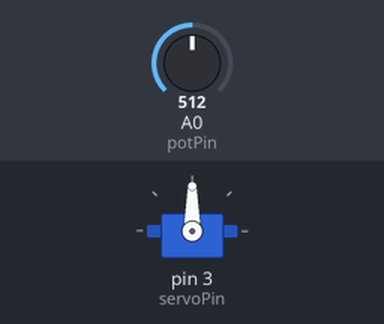
Bench run of a sketch on a simulated Arduino Uno, built with avr-gcc and run on an emulated ATmega328P. Parts: servo. Inputs (shaded band) come from the test bench; at power-on: A0 (potPin) = 512.

Above: at 1.2 s.
1.3 s: A0 (potPin) set to 716
At 2.3 s:
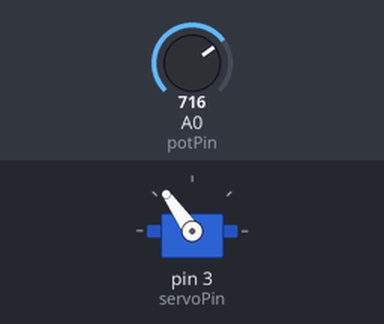
2.8 s: A0 (potPin) set to 900
At 3.1 s:
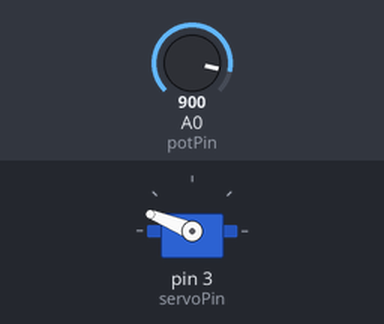
4.3 s: A0 (potPin) set to 1023
At 5.5 s:
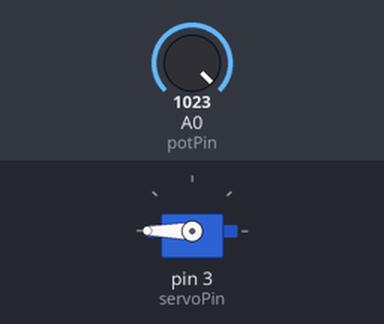
5.8 s: A0 (potPin) set to 306
At 6.6 s:
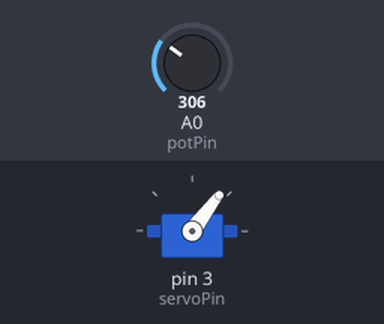
7.3 s: A0 (potPin) set to 122
At 8.0 s:
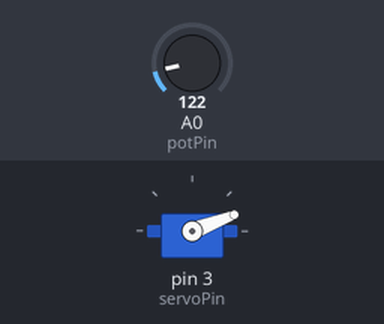
Timing chart, 0 to 9.8 s (numbered marks = the images above; inputs shaded):
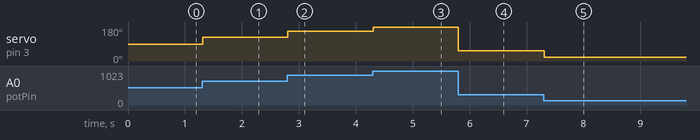

The sketch:

ServoWithPotentiometer.ino
```cpp
#include <Servo.h>

// Create a Servo object to control the servo motor
Servo myServo;

// Define the analog pin where the potentiometer is connected
const int potPin = A0;

// Set the initial servo pin
const int servoPin = 3;

void setup() {
  // Attach the servo to the defined pin
  myServo.attach(servoPin);
}

void loop() {
  // Read the analog value from the potentiometer
  int potValue = analogRead(potPin);

  // Map the potentiometer value to the servo's angle range (0 to 180 degrees)
  int servoAngle = map(potValue, 0, 1023, 0, 180);

  // Set the servo to the calculated angle
  myServo.write(servoAngle);

  // Small delay to avoid excessive servo movement
  delay(15);
}
```

Measured:
- after the input at 1.3 s, servo on pin 3 (servoPin): 90° → 125° at once
- after the input at 2.8 s, servo on pin 3 (servoPin): 125° → 158° at once
- after the input at 4.3 s, servo on pin 3 (servoPin): 158° → 180° at once
- after the input at 5.8 s, servo on pin 3 (servoPin): 180° → 53° at once
- after the input at 7.3 s, servo on pin 3 (servoPin): 53° → 21° at once
